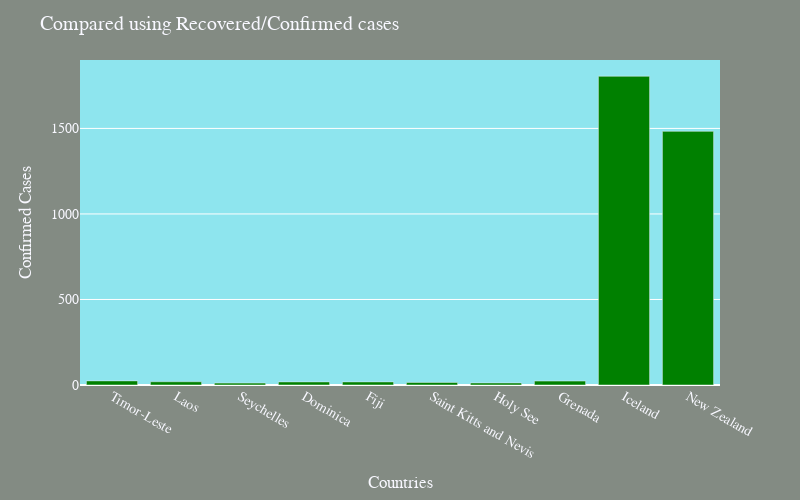

The notebook cell saved with this chart:
### Markdown cell above
***
# <font color='green'>Top 10 worst affected Countries-Recovered/Confirmed ratio</font>
***

### Code cell
country_df['r/c']=country_df['recovered']/country_df['confirmed']
r= country_df.sort_values('r/c', ascending=False)
#sorted_recovered_df = country_df.sort_values('recovered', ascending=True)
fig3=px.bar(
    r.head(10),
    x = "country",
    y = "recovered",
    #title= "Top 10 worst affected countries-Recovered cases", # the axis names
    color_discrete_sequence=["green"], 
    height=500,
    width=800
)
fig3.update_layout(
        {'plot_bgcolor':'#8EE5EE',
        'paper_bgcolor':'#838B83',
        },
        title=" Compared using Recovered/Confirmed cases",
        xaxis_title="Countries",
        yaxis_title="Confirmed Cases",
        font=dict(
            family="TimesNewRoman",
            size=14,
            color='#F8F8FF'
        ),           
        width = 800
    )
fig3.show()

### Figure 1 — Plotly figure (JSON) as saved in the notebook; plotly's stock layout.template omitted (floating-point values rounded to 4 significant figures)
{"data": [{"alignmentgroup": "True", "hovertemplate": "country=%{x}<br>recovered=%{y}<extra></extra>", "legendgroup": "", "marker": {"color": "green"}, "name": "", "offsetgroup": "", "orientation": "v", "showlegend": false, "textposition": "auto", "type": "bar", "x": ["Timor-Leste", "Laos", "Seychelles", "Dominica", "Fiji", "Saint Kitts and Nevis", "Holy See", "Grenada", "Iceland", "New Zealand"], "xaxis": "x", "y": [24, 19, 11, 18, 18, 15, 12, 23, 1805, 1483], "yaxis": "y"}], "layout": {"barmode": "relative", "font": {"color": "#F8F8FF", "family": "TimesNewRoman", "size": 14}, "height": 500, "legend": {"tracegroupgap": 0}, "margin": {"t": 60}, "paper_bgcolor": "#838B83", "plot_bgcolor": "#8EE5EE", "title": {"text": " Compared using Recovered/Confirmed cases"}, "width": 800, "xaxis": {"anchor": "y", "domain": [0, 1], "title": {"text": "Countries"}}, "yaxis": {"anchor": "x", "domain": [0, 1], "title": {"text": "Confirmed Cases"}}}}
